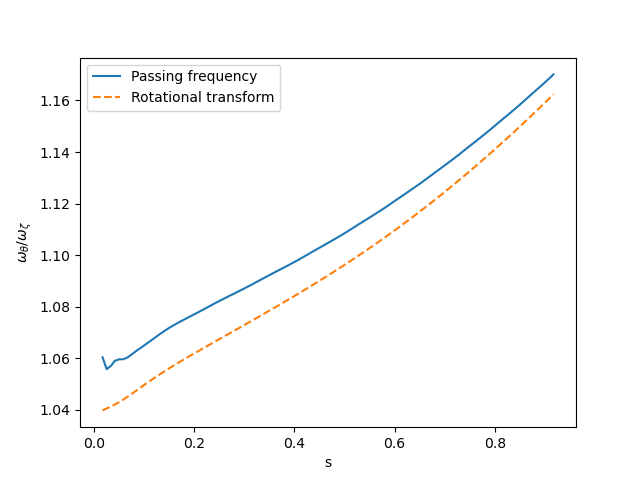

Source code (Python):
import numpy as np
import time
import sys 

from booz_xform import Booz_xform
from simsopt.field.boozermagneticfield import BoozerRadialInterpolant, InterpolatedBoozerField
from simsopt.util.constants import ALPHA_PARTICLE_MASS, FUSION_ALPHA_PARTICLE_ENERGY,ALPHA_PARTICLE_CHARGE
from simsopt.util.functions import proc0_print
from simsopt.field.trajectory_helpers import PassingPoincare

try:
    from mpi4py import MPI
    comm = MPI.COMM_WORLD
    comm_size = comm.size 
    verbose = (comm.rank == 0)
except ImportError:
    comm = None
    comm_size = 1
    verbose = True 

boozmn_filename = '../inputs/boozmn_aten_rescaled.nc' 

charge = ALPHA_PARTICLE_CHARGE
mass = ALPHA_PARTICLE_MASS
Ekin = FUSION_ALPHA_PARTICLE_ENERGY

resolution = 48 # Resolution for field interpolation
sign_vpar = 1.0 # sign(vpar). should be +/- 1. 
lam = 0 # lambda = v_perp^2/(v^2 B) = const. along trajectory
ntheta_poinc = 1 # Number of zeta initial conditions for poincare
ns_poinc = 120 # Number of s initial conditions for poincare
Nmaps = 100 # Number of Poincare return maps to compute
ns_interp = resolution # number of radial grid points for interpolation
ntheta_interp = resolution # number of poloidal grid points for interpolation
nzeta_interp = resolution # number of toroidal grid points for interpolation
order = 3 # order for interpolation
tol = 1e-8 # Tolerance for ODE solver

sys.stdout = open(f"stdout_passing_freq_{resolution}_{comm_size}.txt", "a", buffering=1)

equil = Booz_xform()
equil.verbose = 0
equil.read_boozmn(boozmn_filename)
nfp = equil.nfp

time1 = time.time()

bri = BoozerRadialInterpolant(equil,order,no_K=True,comm=comm,N=nfp)

degree = 3
srange = (0, 1, ns_interp)
thetarange = (0, np.pi, ntheta_interp)
zetarange = (0, 2*np.pi/nfp, nzeta_interp)
field = InterpolatedBoozerField(bri, degree, srange, thetarange, zetarange, True, nfp=nfp, stellsym=True)

poinc = PassingPoincare(field,lam,sign_vpar,mass,charge,Ekin,
                        ns_poinc=ns_poinc,ntheta_poinc=ntheta_poinc,
                        Nmaps=Nmaps,comm=comm,solver_options={'reltol':tol,'abstol':tol,'axis':0})

omega_theta_prof, omega_zeta_prof, s_prof = poinc.compute_frequencies()
points = np.zeros((len(s_prof),3))
points[:,0] = s_prof
field.set_points(points)
iota = field.iota()[:,0]

if verbose:
    import matplotlib
    matplotlib.use('Agg') # Don't use interactive backend
    import matplotlib.pyplot as plt
    plt.figure()
    plt.plot(s_prof,omega_theta_prof/omega_zeta_prof,label='Passing frequency')
    plt.plot(s_prof,iota,'--',label='Rotational transform')
    plt.xlabel('s')
    plt.ylabel(r'$\omega_\theta/\omega_\zeta$')
    plt.legend()
    plt.savefig(f'passing_frequencies.png')
    plt.close()

time2 = time.time()

proc0_print('poincare time: ',time2-time1)
